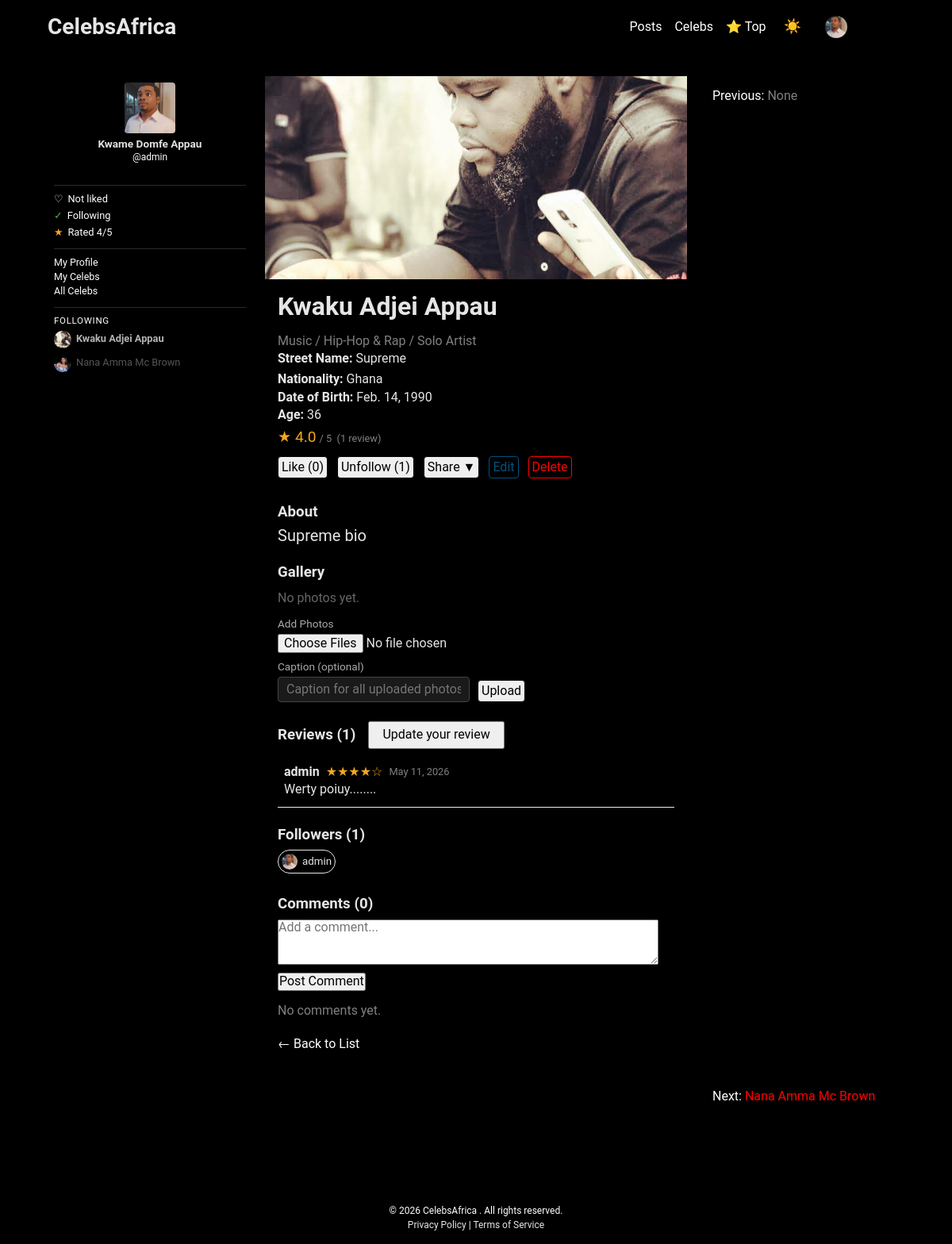
/celebs/music/hip-hop-rap/solo-artist/kwaku-adjei-appau/ (signed in), run on an earlier commit of the app's database.
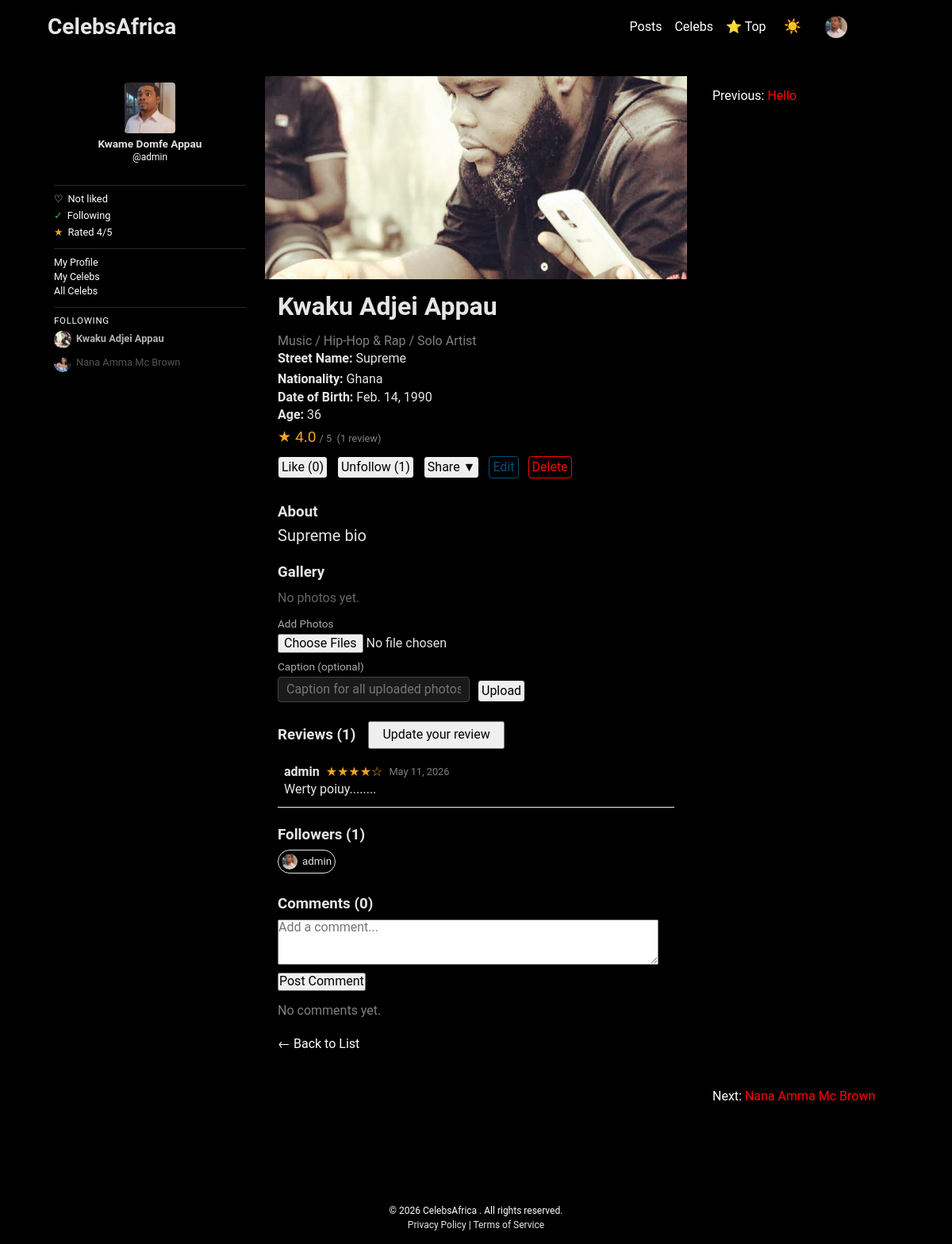
And on a later commit of the database.
### apps/celebs/models.py (models this page shows, shortened)
class Celeb(models.Model):
	name = models.CharField(max_length=100)
	slug = models.SlugField(max_length=120, unique=True, blank=True)
	type = models.ForeignKey(Type, on_delete=models.PROTECT, related_name='celebs', null=True, blank=True)
	street_name = models.CharField(max_length=50)
	bio = models.TextField(blank=True)
	nationality = models.ForeignKey('Country', on_delete=models.SET_NULL, null=True, blank=True, related_name='celebs')
	rating = models.FloatField(default=0.0, help_text="Legacy field; rating now computed from reviews")
	discovered = models.DateField(null=True, blank=True)
	date_of_birth = models.DateField(null=True, blank=True)
	date_of_death = models.DateField(null=True, blank=True)
	image = models.ImageField(upload_to='celebs/', null=True, blank=True)
	awards = models.TextField(blank=True, help_text='Notable awards and achievements')
	website = models.URLField(max_length=200, blank=True)
	instagram = models.CharField(max_length=100, blank=True, help_text='Username only, no @')
	twitter = models.CharField(max_length=100, blank=True, help_text='Username only, no @')
	facebook = models.CharField(max_length=100, blank=True, help_text='Page name or URL slug')
	youtube = models.CharField(max_length=100, blank=True, help_text='Channel name or URL slug')
	featured_video = models.URLField(max_length=200, blank=True, help_text='YouTube video URL e.g. https://www.youtube.com/watch?v=...')
	published = models.BooleanField(default=True, help_text='Unpublished celebs are hidden from all public listings and detail pages')
	managers = models.ManyToManyField(
		User, blank=True, related_name='managed_celebs',
		help_text='Users (celebs/managers) who can edit this celeb page',
	)
	@property
	def is_deceased(self):
		return self.date_of_death is not None
	@property
	def featured_video_embed_url(self):
		url = self.featured_video.strip()
		if not url:
			return ''
	@property
	def age(self):
		if not self.date_of_birth:
			return None
		from datetime import date
		end = self.date_of_death if self.date_of_death else date.today()
		dob = self.date_of_birth
		return end.year - dob.year - ((end.month, end.day) < (dob.month, dob.day))
	def get_absolute_url(self):
		from django.urls import reverse
		if self.type_id:
			cat_slug = self.type.family.category.slug
			family_slug = self.type.family.slug
			type_slug = self.type.slug
		else:
			cat_slug = family_slug = type_slug = 'uncategorised'
		return reverse('celeb_detail', args=[cat_slug, family_slug, type_slug, self.slug])

### apps/celebs/views.py (the view)
# urls.py: path('<slug:cat_slug>/<slug:family_slug>/<slug:type_slug>/<slug:slug>/', views.celeb_detail, name='celeb_detail'),
def celeb_detail(request, cat_slug, family_slug, type_slug, slug):
	qs = Celeb.objects.select_related('type__family__category')
	celeb = get_object_or_404(qs, slug=slug)
	if not celeb.published and not request.user.has_perm('celebs.change_celeb', celeb):
		from django.http import Http404
		raise Http404
	comments = celeb.comments.select_related('user').order_by('-created_at')
	reviews = celeb.reviews.select_related('user').order_by('-created_at')
	followers = celeb.followers.select_related('user').order_by('user__username')
	like_count = celeb.likes.count()
	follow_count = followers.count()
	review_count = reviews.count()
	avg_rating = reviews.aggregate(avg=Avg('rating'))['avg']
	user_liked = request.user.is_authenticated and celeb.likes.filter(user=request.user).exists()
	user_following = request.user.is_authenticated and celeb.followers.filter(user=request.user).exists()
	user_review = None
	user_followed_celebs = []
	if request.user.is_authenticated:
		user_review = reviews.filter(user=request.user).first()
		user_followed_celebs = (
			Celeb.objects
			.filter(followers__user=request.user)
			.select_related('type__family__category')
			.order_by('name')
		)
	published_qs = Celeb.objects.filter(published=True).select_related('type__family__category')
	prev_celeb = published_qs.filter(name__lt=celeb.name).order_by('-name').first()
	next_celeb = published_qs.filter(name__gt=celeb.name).order_by('name').first()
	context = {
		'celeb': celeb,
		'comments': comments,
		'reviews': reviews,
		'like_count': like_count,
		'followers': followers,
		'follow_count': follow_count,
		'review_count': review_count,
		'avg_rating': avg_rating,
		'user_liked': user_liked,
		'user_following': user_following,
		'user_review': user_review,
		'user_followed_celebs': user_followed_celebs,
		'can_manage': request.user.has_perm('celebs.change_celeb', celeb),
		'prev_celeb': prev_celeb,
		'next_celeb': next_celeb,
	}
	og_image = ''
	if celeb.image:
		img_url = celeb.image.url
		og_image = img_url if img_url.startswith('http') else request.build_absolute_uri(img_url)
	og_description = _seo_description(celeb)
	share_url = request.build_absolute_uri(celeb.get_absolute_url())
	context.update({'og_image': og_image, 'og_description': og_description, 'share_url': share_url})
	return render(request, 'celebs/celeb_detail.html', context)

### apps/celebs/models.py (called while the page is built)
	def __str__(self):
		return self.name

### apps/celebs/views.py (called while the page is built, shortened)
def _seo_description(celeb):
	parts = []
	if celeb.bio:
		words = celeb.bio.split()
		parts.append(' '.join(words[:26]) + ('…' if len(words) > 26 else ''))
	if celeb.awards:
		award_words = celeb.awards.split()
		parts.append('Awards: ' + ' '.join(award_words[:14]) + ('…' if len(award_words) > 14 else ''))
	return ' '.join(parts)

### core/context_processors.py (called while the page is built)
def online_users(request):
    from apps.accounts.models import UserProfile
    threshold = timezone.now() - timedelta(minutes=5)
    count = UserProfile.objects.filter(last_seen__gte=threshold).count()
    return {'online_users_count': count}

### apps/celebs/templates/celebs/celeb_detail.html (shortened to what the changed rows need)
{% extends 'base.html' %}
{% load static %}
{% block content %}
<div class="grid gtc12 ggap1-00 mt2-00">
    <div class="gc4s6 bg-black-90 white-90 cd-main">
        <div class="w-100 ">
            <div class="celeb-header-info pa1-00">
                <h1 style="margin-top:0;">{{ celeb.name }}</h1>
            </div>
        </div>
    </div>
    <div class="gc10s3 white cd-left pa1-00">
        Previous:
        {% if prev_celeb %}
            <a href="{{ prev_celeb.get_absolute_url }}"
                class="red"
            >
                {{ prev_celeb.name }}
            </a>
        {% else %}
            <span style="color:gray;"
            >
                None
            </span>
        {% endif %}
    </div>
</div>
{% endblock %}

What changed in the data, as far as the page shows it:
added Celeb: name "Hello"
Also different on the page:
text no longer shown: "None"
